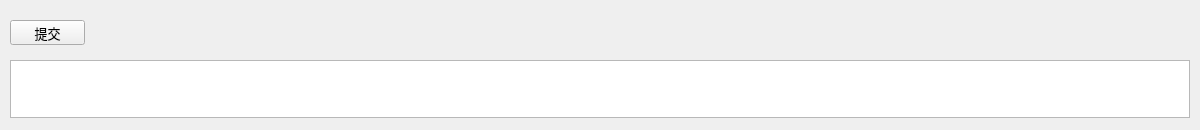
<?xml version="1.0" encoding="UTF-8"?>
<ui version="4.0">
 <class>ModifyDataWin</class>
 <widget class="QWidget" name="ModifyDataWin">
  <property name="geometry">
   <rect>
    <x>0</x>
    <y>0</y>
    <width>1200</width>
    <height>130</height>
   </rect>
  </property>
  <property name="windowTitle">
   <string>修改数据</string>
  </property>
  <widget class="QPushButton" name="SubmitBtn">
   <property name="geometry">
    <rect>
     <x>10</x>
     <y>20</y>
     <width>75</width>
     <height>25</height>
    </rect>
   </property>
   <property name="sizePolicy">
    <sizepolicy hsizetype="Preferred" vsizetype="Preferred">
     <horstretch>0</horstretch>
     <verstretch>0</verstretch>
    </sizepolicy>
   </property>
   <property name="font">
    <font>
     <pointsize>10</pointsize>
    </font>
   </property>
   <property name="text">
    <string>提交</string>
   </property>
  </widget>
  <widget class="QTableView" name="ModifyDataTable">
   <property name="geometry">
    <rect>
     <x>10</x>
     <y>60</y>
     <width>1180</width>
     <height>58</height>
    </rect>
   </property>
   <property name="sizePolicy">
    <sizepolicy hsizetype="Preferred" vsizetype="Preferred">
     <horstretch>0</horstretch>
     <verstretch>0</verstretch>
    </sizepolicy>
   </property>
  </widget>
 </widget>
 <resources/>
 <connections/>
</ui>
